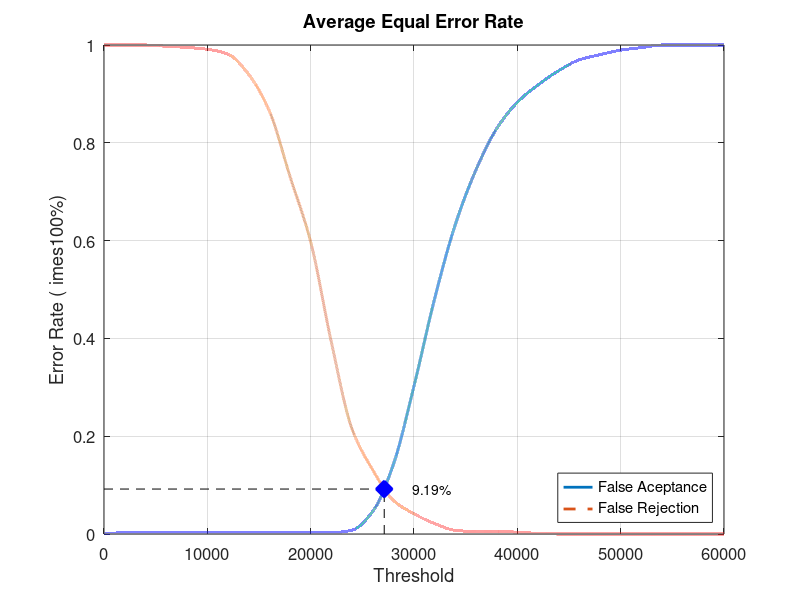
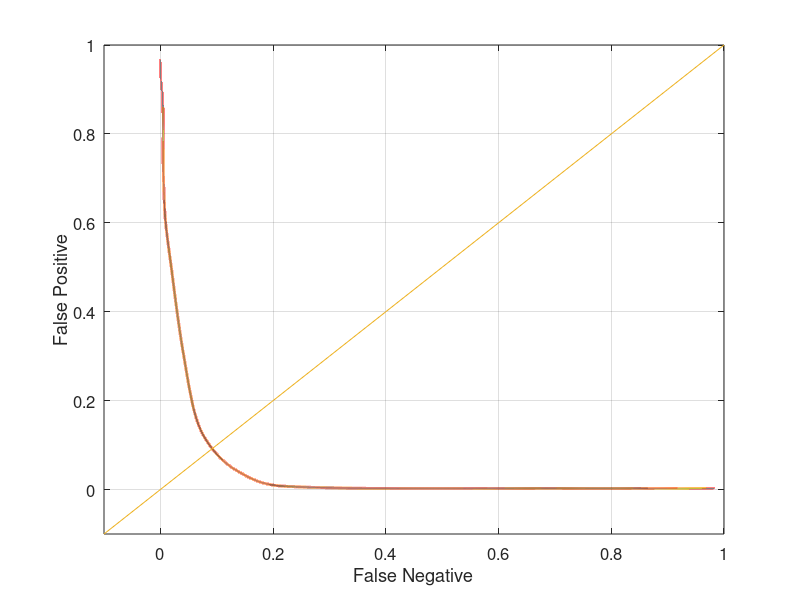

Here is the MATLAB script that generated these plots, in order:
close all;
clear;
clc;
x = 0:2000:60000;
xq = 0:0.5:60000;

y0 = [0 0.00263158 0.00263158 0.00263158 0.00263158 0.00263158 0.00263158 0.00263158 0.00263158 0.00263158 0.00263158 0.00263158 0.00789474 0.0460526 0.142105 0.302632 0.481579 0.632895 0.744737 0.828947 0.882895 0.918421 0.947368 0.969737 0.980263 0.989474 0.994737 1 1 1 1]
yy0 = interp1(x, y0, xq, 'pchip');
y1 = [1 1 1 0.9975 0.995 0.99125 0.98125 0.94 0.865 0.73125 0.5975 0.3925 0.215 0.13125 0.06875 0.04125 0.02125 0.0075 0.005 0.005 0.00375 0.00125 0 0 0 0 0 0 0 0 0]
yy1 = interp1(x, y1, xq, 'pchip');

% Calculating EER: 
y2 = abs(y0 - y1);
find(y2 == min(y2))
yy2 = abs(yy0 - yy1);
xEER = find(yy2 == min(yy2));
xEERIndex = xq(xEER) % X-axis EER
yEER = yy0(xEER) % Y-axis EER

main = figure
plot(xq, yy0,'-','LineWidth', 2);	hold on
plot(xq, yy1,'--','LineWidth', 2);	hold on
plot([xEERIndex xEERIndex], [0 yEER], 'k--');	hold on
plot([0 xEERIndex], [yEER yEER], 'k--');	hold on
plot(xEERIndex, yEER, 'bx', 'LineWidth', 10);	hold on
text(xEERIndex + 10 * xEERIndex / 100, yEER, [num2str(round((10000 * yEER)) / 100) '%'])
legend('False Aceptance', 'False Rejection', 'Location', 'SouthEast')
xlabel('Threshold')
ylabel('Error Rate (	imes100%)')
title('Average Equal Error Rate')
set(gca, 'FontSize', 12)
axis([0 60000 0 1])
grid on

print(main, 'Experiment4AverageMain', '-dpng');
FNRxFPR = figure('Color', [1 1 1]);
plot(yy1, yy0, '-', yy1, yy0, 'LineWidth', 2);
hold on
y = -0.1:0.1:1
plot(y, y); 
set(gca, 'FontSize', 12)
xlabel('False Negative')
ylabel('False Positive')
axis([-0.1 1 -0.1 1])
set(gca, 'FontSize', 12)
grid on

print(FNRxFPR, 'Experiment4AverageFNRxFPR','-dpng');
